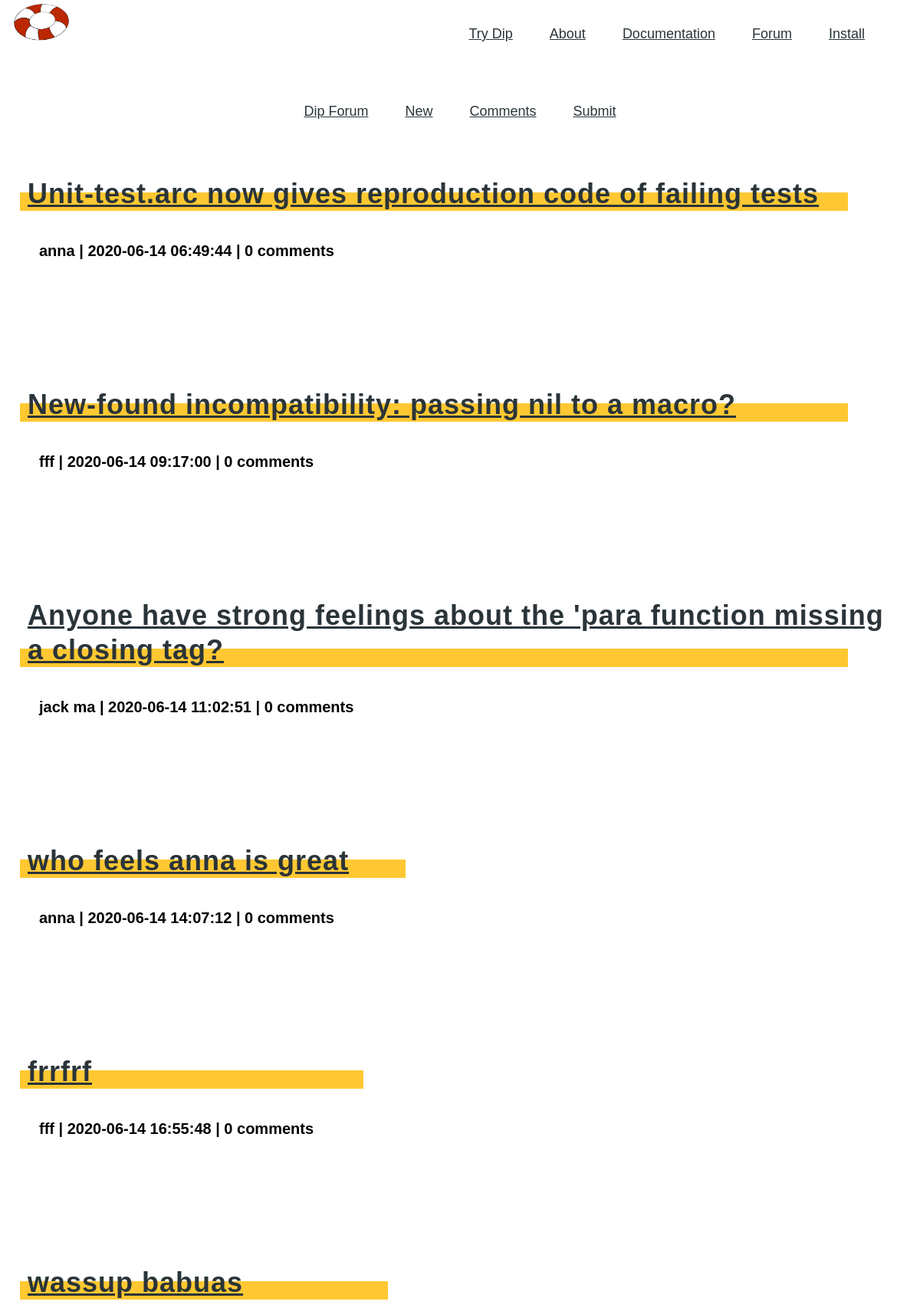
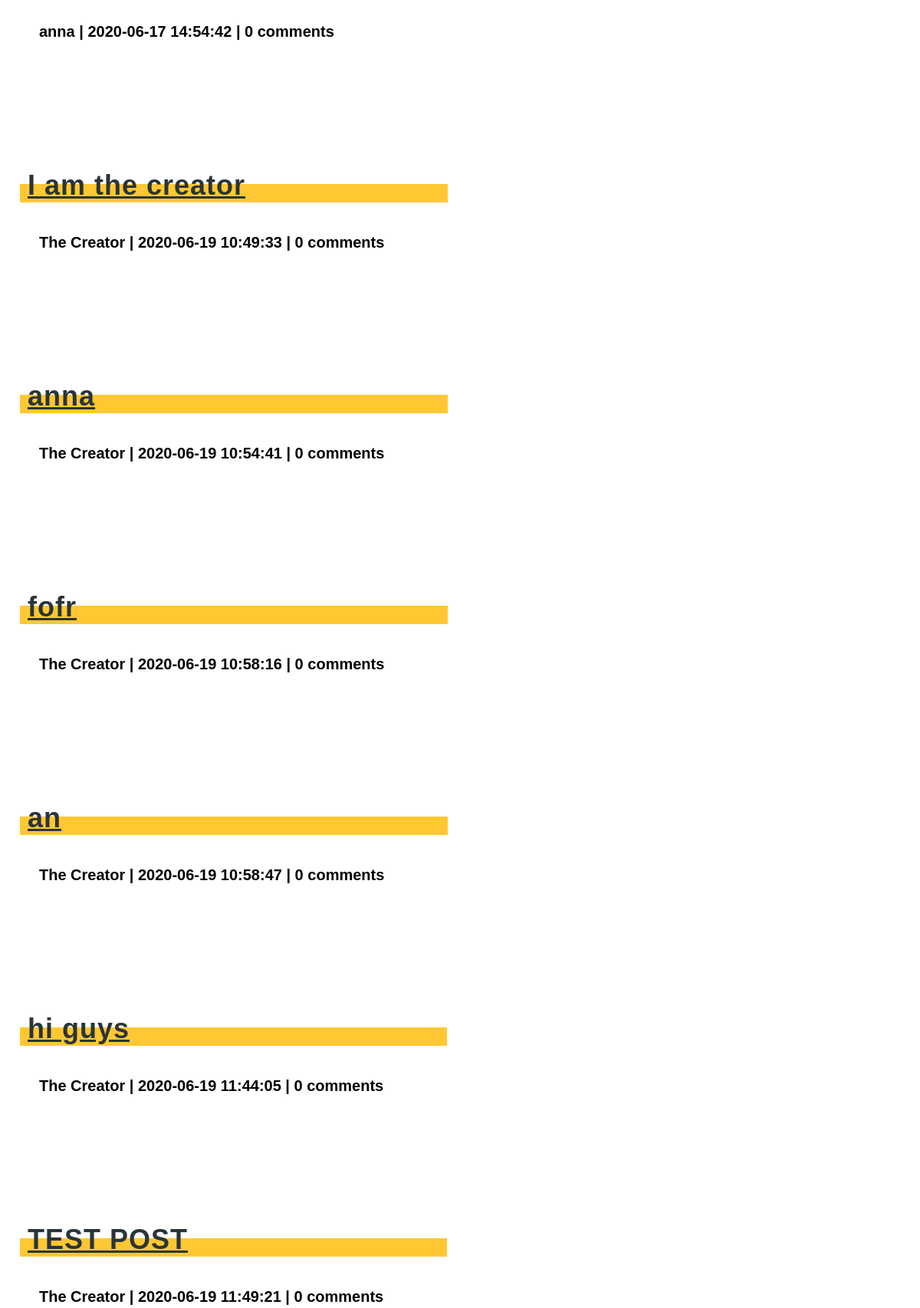
Page /forum (upper part) on the committed database (2 pictures, top to bottom).
### tables this page shows
CREATE TABLE 'posts' ('id' integer PRIMARY KEY NOT NULL, 'title' text NOT NULL,'description' varchar(1000000000) NOT NULL, 'author' text NOT NULL, 'timestamp' timestamp NOT NULL DEFAULT CURRENT_TIMESTAMP,'comments' text, 'upvotes' integer NOT NULL DEFAULT 1);

### application.py (the view)
@app.route("/forum", methods=['GET', 'POST'])
def forum():
    posts = []
    rows = db.execute("SELECT * FROM posts ORDER BY upvotes DESC")
    for index, row in enumerate(rows):
        op = db.execute("SELECT * FROM comments WHERE post_id = :identification",
                          identification=row["id"])
        posts.append(list((row["title"], row["description"], row['id'], row['author'], row['timestamp'], len(op))))
        print(op)
    return render_template("forum.html",posts=posts)

### templates/forum.html (shortened to what this page needs)
<link rel="stylesheet" href="/static/solarized-dark.css"/>
    <link rel="stylesheet" href="/static/vendor_10880690442070639967.css"/>
    <link rel="stylesheet" href="/static/fonts_8049871103083011125.css"/>
    <link rel="stylesheet" href="/static/app_12353512879680388157.css"/>
    <nav class="flex flex-row justify-center justify-end-l items-center flex-wrap ph2 pl3-ns pr4-ns pb3">
  <div class="brand flex-auto w-100 w-auto-l self-start tc tl-l">
    <a href="/" class="brand">
      <img class="v-mid ml0-l" alt="Dip Logo" src="/static/dip logo.png">
    </a>
  </div>
  <ul class="nav list w-100 w-auto-l flex flex-none flex-row flex-wrap justify-center justify-end-l items-center pv2 ph0 ph4-ns">
    <li class="tc pv2 ph2 ph4-ns flex-20-s"><a href="/try">Try Dip</a></li>
    <li class="tc pv2 ph2 ph4-ns flex-20-s"><a href="/about">About</a></li>
    <li class="tc pv2 ph2 ph4-ns flex-20-s"><a href="/docs">Documentation</a></li>
    <li class="tc pv2 ph2 ph4-ns flex-20-s"><a href="/forum">Forum</a></li>
    <li class="tc pv2 ph2 ph4-ns flex-20-s"><a href="/install">Install</a></li>
  </ul>
</nav>
<nav class="center">
  <ul class="nav list w-100 w-auto-l flex flex-none flex-row flex-wrap justify-center justify-end-l items-center pv2 ph0 ph4-ns center">
    <li class="tc pv2 ph2 ph4-ns flex-20-s"><a href="/forum">Dip Forum</a></li>
    <li class="tc pv2 ph2 ph4-ns flex-20-s"><a href="/newest">New</a></li>
        <li class="tc pv2 ph2 ph4-ns flex-20-s"><a href="/comments">Comments</a></li>
    <li class="tc pv2 ph2 ph4-ns flex-20-s"><a href="/submit">Submit</a></li>
  </ul>
</nav>
{% for post in posts %}
<section class="white thanks">
  <div class="w-100 mw-none ph3 mw8-m mw9-l center">
    <header>
      <h2><a href = posts/{{ post[2] }}>{{ post[0] }}</a></h2>
      <div class="highlight"class = "center" style = "font-size: 40px;"></div>
      <h3 style = "font-size: 20px; padding-left: 15px; padding-bottom: 15px; padding-top: 15px;">{{ post[3] }}  | {{ post[4] }} | {{ post[5] }} comments</h3>
    </header>
  </div>
</section>
{% endfor %}

### static/app_12353512879680388157.css (style rules this page uses)
header h1, section h2 { z-index: 999999; position: relative; letter-spacing: 1px; font-weight: 300; }
header h2 { font-size: 4.2rem; line-height: 1.25; font-weight: 300; }
section h3 { margin-top: 0; line-height: 1.3; }
section { padding: 30px 0 60px 0; }
section header { padding: 30px 0 60px 0; display: inline-block; }
section header h2 { margin: 0; padding: 0; letter-spacing: 1px; font-size: 4.2rem; line-height: 1.25; }
section h2 { font-family: "Fira Sans", Helvetica, Arial, sans-serif; font-weight: 800; }
section h3 { font-weight: 600; line-height: 1.3; }
ul { list-style: circle; padding-left: 1.5em; }
.nav a { color: #2a3439; }
div.brand { color: black; font-family: "Alfa Slab One", serif; font-size: 3rem; text-decoration: none; margin-top: 3px; }
div.brand img { width: 80px; margin-top: -3px; }
a.brand { color: black; text-decoration: none; }
.white { color: black; }
.white .highlight { background-color: #ffc832; }
.white a { color: #2a3439; text-decoration: underline; }
h3 { font-weight: 600; font-size: 1.5em; letter-spacing: normal; }
.highlight { height: 24px; position: relative; top: -24px; left: -10px; width: 120%; max-width: 90vw; line-height: 1.6; }
section header { padding-top: 10px; padding-bottom: 30px; }
section header h2 { font-size: 3rem; }

### rows in the picture
posts: title "Unit-test.arc now gives reproduction code of failing tests", author "anna", timestamp "2020-06-14 06:49:44", post "0"
posts: title "New-found incompatibility: passing nil to a macro?", author "fff", timestamp "2020-06-14 09:17:00", post "0"
posts: title "Anyone have strong feelings about the 'para function missing a closing tag?", author "jack ma", timestamp "2020-06-14 11:02:51", post "0"
posts: title "who feels anna is great", author "anna", timestamp "2020-06-14 14:07:12", post "0"
posts: title "frrfrf", author "fff", timestamp "2020-06-14 16:55:48", post "0"
posts: title "wassup babuas", author "anna", timestamp "2020-06-17 14:54:42", post "0"
posts: title "I am the creator", author "The Creator", timestamp "2020-06-19 10:49:33", post "0"
posts: title "anna", author "The Creator", timestamp "2020-06-19 10:54:41", post "0"
posts: title "fofr", author "The Creator", timestamp "2020-06-19 10:58:16", post "0"
posts: title "an", author "The Creator", timestamp "2020-06-19 10:58:47", post "0"
posts: title "hi guys", author "The Creator", timestamp "2020-06-19 11:44:05", post "0"
posts: title "TEST POST", author "The Creator", timestamp "2020-06-19 11:49:21", post "0"
